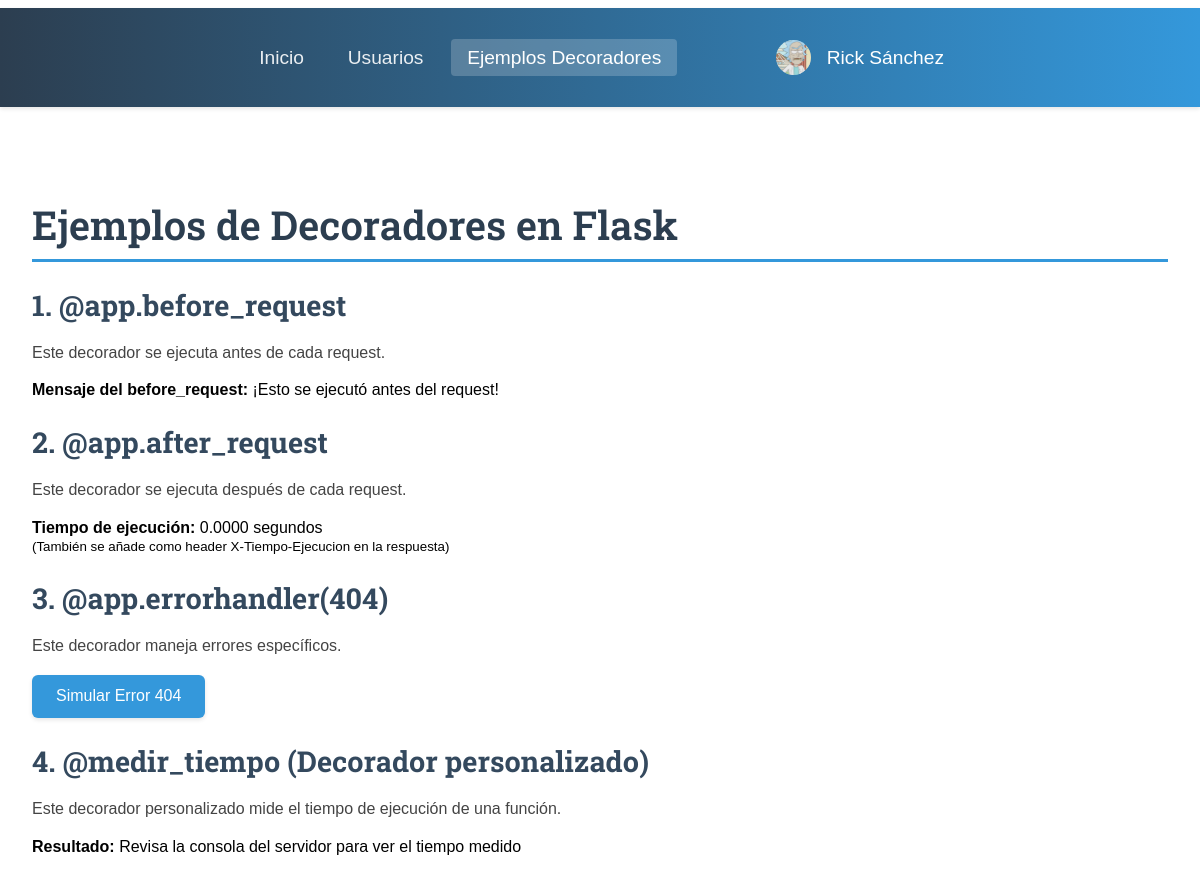
Screenshot of /decoradores (signed in) with the database file from the repository.
### tables this page shows
CREATE TABLE profile (
        id INTEGER PRIMARY KEY AUTOINCREMENT,
        user_id INTEGER,
        bio TEXT,
        movie_id INTEGER, avatar_path TEXT,
        FOREIGN KEY (user_id) REFERENCES users(id),
        FOREIGN KEY (movie_id) REFERENCES movie(id)
    );

CREATE TABLE "users" (
	"id"	INTEGER,
	"username"	TEXT NOT NULL,
	"email"	TEXT NOT NULL UNIQUE,
	"password"	TEXT NOT NULL DEFAULT 1234,
	PRIMARY KEY("id" AUTOINCREMENT)
);

### routes.py (the view)
    @app.route('/decoradores')
    @medir_tiempo
    def ejemplos_decoradores():
        mostrar_404 = request.args.get('error404', False)
        if mostrar_404:
            abort(404)
        datos = {
            'mensaje_before': g.mensaje_before,
            'tiempo_inicio': g.inicio_request,
            'tiempo_actual': time()
        }
        return render_template('decoradores.html', datos=datos)

### app.py (called while the page is built)
@login_manager.user_loader
def load_user(user_id):
    return get_user_by_id(user_id)

### models.py (called while the page is built)
def get_db_connection():
    conn = sqlite3.connect(table_name)
    conn.row_factory = sqlite3.Row  # Para obtener resultados como diccionarios y nos deja acceder por nombre de la columnauser['username'] en vez de por id user[0]
    return conn

def get_user_by_id(user_id):
    conn = get_db_connection()
    cursor = conn.cursor()
    cursor.execute('SELECT * FROM users WHERE id = ?', (user_id,))
    user_data = cursor.fetchone()
    conn.close()
    if user_data:
        return User(
            id=user_data['id'],
            username=user_data['username'],
            email=user_data['email'],
            password=user_data['password']
        )
    return None

def get_profile_by_user_id(user_id):
    conn = get_db_connection()
    cursor = conn.cursor()
    cursor.execute('''
        SELECT profile.*, movie.title as movie_title
        FROM profile
        LEFT JOIN movie ON profile.movie_id = movie.id
        WHERE user_id = ?
    ''', (user_id,))
    profile = cursor.fetchone()
    conn.close()
    return profile

### templates/decoradores.html (shortened to what this page needs)
{% extends 'base.html' %}
{% block content %}
    <h1>Ejemplos de Decoradores en Flask</h1>
    <div class="decoradores-demo">
        <h2>1. @app.before_request</h2>
        <p>Este decorador se ejecuta antes de cada request.</p>
        <div class="resultado">
            <strong>Mensaje del before_request:</strong> {{ datos.mensaje_before }}
        </div>
        <h2>2. @app.after_request</h2>
        <p>Este decorador se ejecuta después de cada request.</p>
        <div class="resultado">
            <strong>Tiempo de ejecución:</strong>
            {{ "%.4f"|format(datos.tiempo_actual - datos.tiempo_inicio) }} segundos
            <br>
            <small>(También se añade como header X-Tiempo-Ejecucion en la respuesta)</small>
        </div>
        <h2>3. @app.errorhandler(404)</h2>
        <p>Este decorador maneja errores específicos.</p>
        <div class="resultado">
            <a href="?error404=true" class="button">Simular Error 404</a>
        </div>
        <h2>4. @medir_tiempo (Decorador personalizado)</h2>
        <p>Este decorador personalizado mide el tiempo de ejecución de una función.</p>
        <div class="resultado">
            <strong>Resultado:</strong> Revisa la consola del servidor para ver el tiempo medido
        </div>
    </div>
{% endblock %}

### templates/base.html (shortened to what this page needs)
<!DOCTYPE html>
<html>
<head>
    <link rel="stylesheet" href="{{ url_for('static', filename='css/style.css') }}">
    <link rel="stylesheet" href="https://cdnjs.cloudflare.com/ajax/libs/font-awesome/6.0.0/css/all.min.css">
</head>
<body>
    <nav>
        <div class="nav-container">
            <div class="nav-links">
                <a href="{{ url_for('index') }}" class="{{ 'active' if request.endpoint == 'index' }}">Inicio</a>
                {% if current_user.is_authenticated %}
                    <a href="{{ url_for('list_users_view') }}" class="{{ 'active' if request.endpoint == 'list_users_view' }}">Usuarios</a>
                    <a href="{{ url_for('ejemplos_decoradores') }}" class="{{ 'active' if request.endpoint == 'ejemplos_decoradores' }}">Ejemplos Decoradores</a>
                {% endif %}
            </div>
            {% if current_user.is_authenticated %}
                <div class="user-menu">
                    <div class="user-dropdown">
                        <div class="user-info">
                            <div class="user-avatar">
                                {% if profile and profile.avatar_path %}
                                    <img src="{{ url_for('static', filename='avatars/' + profile.avatar_path) }}" alt="Avatar">
                                {% else %}
                                    <i class="fas fa-user user-avatar-placeholder"></i>
                                {% endif %}
                            </div>
                            <span class="username">{{ current_user.username }}</span>
                        </div>
                    </div>
                </div>
            {% else %}
                <div class="nav-links">
                    <a href="{{ url_for('login') }}" class="{{ 'active' if request.endpoint == 'login' }}">Login</a>
                </div>
            {% endif %}
        </div>
    </nav>
    <div class="content">
        {% block content %}{% endblock %}
    </div>
</body>
</html>

### static/css/style.css (style rules this page uses)
body { font-family: Arial, sans-serif; margin: 0; }
nav { background: linear-gradient(to right, #2c3e50, #3498db); padding: 1rem; margin-bottom: 2rem; box-shadow: 0 2px 4px rgba(0, 0, 0, 0.1); position: sticky; top: 0; z-index: 1000; font-size: 1.2rem; display: flex; align-items: center; justify-content: space-between; }
nav .nav-container { display: flex; align-items: center; justify-content: space-between; max-width: 70vw; margin: 0 auto; width: 60vw; }
nav a { color: rgba(255, 255, 255, 0.9); text-decoration: none; padding: 0.5rem 1rem; margin: 0 0.2rem; border-radius: 4px; transition: all 0.3s ease; font-weight: 500; position: relative; }
nav a::after { content: ""; position: absolute; width: 0; height: 2px; bottom: 0; left: 50%; background-color: #02110e; transition: all 0.3s ease; transform: translateX(-50%); }
nav a.active { background-color: rgba(255, 255, 255, 0.2); color: white; }
body { padding-top: 0.5rem; }
nav a { animation: fadeIn 0.5s ease-in-out; }
.content { max-width: 1200px; margin: 0 auto; padding: 2rem; min-height: calc(100vh - 80px); }
h1, h2, h3 { font-family: "Roboto Slab", serif; }
h1 { color: #2c3e50; font-size: 2.5rem; margin-bottom: 1.5rem; border-bottom: 3px solid #3498db; padding-bottom: 0.5rem; font-weight: 600; }
h2 { color: #34495e; font-size: 1.8rem; margin: 1.5rem 0 1rem; }
p { color: #444; line-height: 1.6; margin-bottom: 1rem; }
button, .button { display: inline-block; padding: 0.8rem 1.5rem; background: #3498db; color: white; border: none; border-radius: 6px; font-size: 1rem; font-weight: 500; text-decoration: none; transition: all 0.3s ease; cursor: pointer; box-shadow: 0 2px 4px rgba(0, 0, 0, 0.1); }
.content > * { animation: fadeIn 0.5s ease-out; }
a { color: #3498db; text-decoration: none; position: relative; transition: all 0.3s ease; }
.user-menu { display: flex; align-items: center; margin-left: auto; padding: 0.5rem; color: white; }
.user-info { display: flex; align-items: center; gap: 1rem; padding: 0.5rem; border-radius: 4px; transition: background-color 0.2s ease; }
.user-avatar { width: 35px; height: 35px; border-radius: 50%; background-color: rgba(255, 255, 255, 0.2); display: flex; align-items: center; justify-content: center; overflow: hidden; }
.user-avatar img { width: 100%; height: 100%; object-fit: cover; }
.username { color: white; font-weight: 500; }
.user-dropdown { position: relative; cursor: pointer; }

### rows the page displays
profile: avatar_path (picture)
users: username "Rick Sánchez"

### other values shown
{{ datos.mensaje_before }} "¡Esto se ejecutó antes del request!"
{{ "%.4f"|format(datos.tiempo_actual - datos.tiempo_inicio) }} "0.0000"
